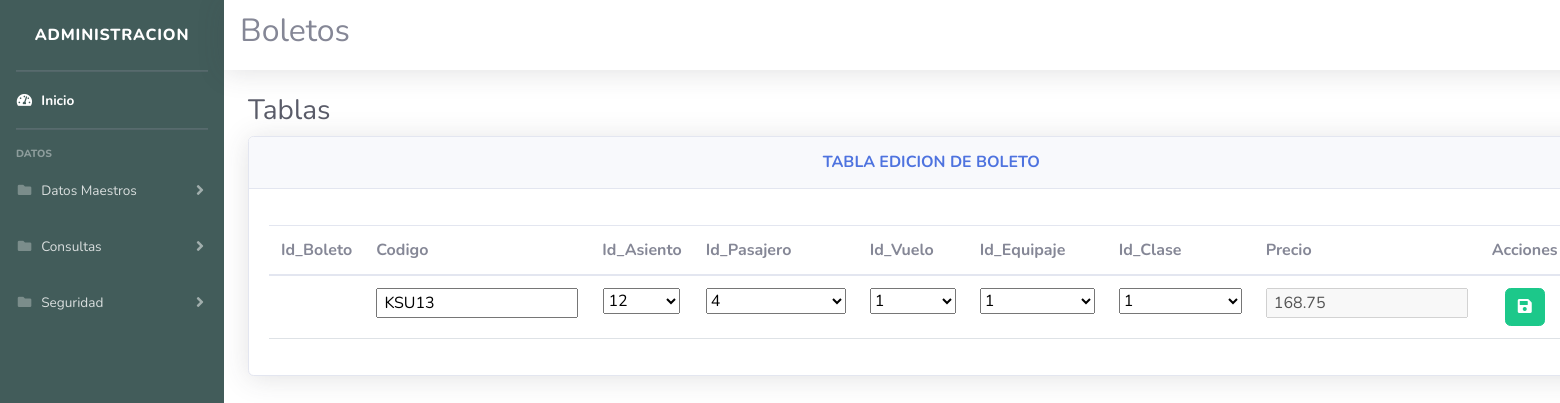
The app's page /Procesos/ProcesoBoleto/actualizarBoleto.php?id=4 with its own data.
### tables this page shows
CREATE TABLE `boleto` (
  `Id_Boleto` int(10) NOT NULL,
  `Codigo` varchar(50) NOT NULL,
  `Id_Asiento` varchar(100) NOT NULL,
  `Id_Pasajero` int(10) NOT NULL,
  `Id_Vuelo` int(10) NOT NULL,
  `Id_Equipaje` int(11) NOT NULL,
  `Id_Clase` int(11) NOT NULL,
  `Precio` varchar(100) NOT NULL,
  `Estado` int(1) NOT NULL
);

### Procesos/ProcesoBoleto/actualizarBoleto.php (the view, shortened to what this page needs)
<!DOCTYPE html>
<html lang="en">
<head>
    <link href="https://cdn.jsdelivr.net/npm/bootstrap@5.1.3/dist/css/bootstrap.min.css" rel="stylesheet">
    <link href="../../style/cuerpo/Dashboard-2.min.css" rel="stylesheet">
    <link href="../../style/cuerpo/dashboard.css" rel="stylesheet">
    <link href="../../style/Dashboard/fontawesome-free/css/all.min.css" rel="stylesheet" type="text/css">
</head>
<body id="page-top">
    <div id="wrapper">
        <ul class="navbar-nav color sidebar sidebar-dark accordion" id="accordionSidebar">
            <a class="sidebar-brand d-flex align-items-center justify-content-center" href="../principaladmin.php">
                <div class="sidebar-brand-text mx-3">Administracion</div>
            </a>
            <hr class="sidebar-divider my-0">
            <li class="nav-item active">
                <a class="nav-link" href="../principaladmin.php">
                    <i class="fas fa-fw fa-tachometer-alt"></i>
                    <span>Inicio</span>
                </a>
            </li>
            <hr class="sidebar-divider">
            <div class="sidebar-heading">
                Datos
            </div>
            <li class="nav-item">
                <a class="nav-link collapsed" href="#" data-toggle="collapse" data-target="#collapsePages1"
                    aria-expanded="true" aria-controls="collapsePages">
                    <i class="fas fa-fw fa-folder"></i>
                    <span>Datos Maestros</span>
                </a>
            </li>
            <li class="nav-item">
                <a class="nav-link collapsed" href="#" data-toggle="collapse" data-target="#collapsePages3"
                    aria-expanded="true" aria-controls="collapsePages">
                    <i class="fas fa-fw fa-folder"></i>
                    <span>Consultas</span>
                </a>
            </li>
            <li class="nav-item">
                <a class="nav-link collapsed" href="#" data-toggle="collapse" data-target="#collapsePages4"
                    aria-expanded="true" aria-controls="collapsePages">
                    <i class="fas fa-fw fa-folder"></i>
                    <span>Seguridad</span>
                </a>
            </li>
        </ul>
        <div id="content">
                <nav class="navbar navbar-expand navbar-light bg-white topbar mb-4 static-top shadow">
                <h2>Boletos</h2>
                </nav>
                <div class="container-fluid">
                    <h1 class="h3 mb-2 text-gray-800">Tablas</h1>
                    <div class="card shadow mb-4">
                        <div class="card-header py-3">
                            <h6 class="m-0 font-weight-bold text-primary text-center">TABLA EDICION DE BOLETO</h6>
                        </div>
                        <div class="card-body">
                            <div class="table-responsive">
                                <table class="table table-bordered" id="dataTable" width="100%" cellspacing="0">
                                    <?php
                                         include "../../conexion.php";
                                         $query4=mysqli_query($conn, "SELECT Id_Lista, Numero_Asiento FROM listaasientos WHERE Estado='1'");
                                         $query2=mysqli_query($conn, "SELECT Id_Pasajero, Nombre FROM pasajero");
                                         $query3=mysqli_query($conn, "SELECT Id_Vuelo, Codigo FROM vuelo");
                                         $query5=mysqli_query($conn, "SELECT Id_Equipaje, Cantidad FROM equipaje");
                                         $query6=mysqli_query($conn, "SELECT Id_Clase, Tipo_Clase FROM clase");
                                            $Id=$_GET['id'];
                                            $query = mysqli_query($conn,"SELECT * FROM boleto WHERE Id_Boleto='$Id'")
                                            or die ('error: '.mysqli_error($conn));
                                            echo
                                            "
                                            <table class='table table-hover'>
                                            <thead>
                                            <tr>
                                            <th scope='col'>Id_Boleto</th>
                                            <th scope='col'>Codigo</th>
                                            <th scope='col'>Id_Asiento</th>
                                            <th scope='col'>Id_Pasajero</th>
                                            <th scope='col'>Id_Vuelo</th>
                                            <th scope='col'>Id_Equipaje</th>
                                            <th scope='col'>Id_Clase</th>
                                            <th scope='col'>Precio</th>
                                            <th scope='col'>Acciones</th>
                                        </tr>
                                            </thead>
                                        <tbody class='text-center'>
                                            ";
                                            while ($data = mysqli_fetch_assoc($query))
                                            {
                                                echo
                                                "
                                                    <tr>
                                                        <form action='procesarActualizar.php' method='POST'>
                                                            <td><input type='hidden' value=' $data[Id_Boleto]'name='id' ></td>
                                                            <td><input type='text'  value=' $data[Codigo]'   name='codigo' ></td>
                                                            <td><select name='estado' id='aeronave'>
                                                            <option option value='$data[Id_Asiento]'>$data[Id_Asiento]</option>
                                                                "; while($datos = mysqli_fetch_array($query4))
                                                                {
                                                                    echo "<option value=' $datos[Id_Lista]'>$datos[Id_Lista]  $datos[Numero_Asiento] </option>
                                                            ";
                                                                }
                                                            echo"
                                                            </select></td>
                                                            <td><select name='estado2' id='pasajero'>
                                                            <option option value='$data[Id_Pasajero]'>$data[Id_Pasajero]</option>
                                                                "; while($datos = mysqli_fetch_array($query2))
                                                                {
                                                                    echo "<option value=' $datos[Id_Pasajero]'>$datos[Id_Pasajero] $datos[Nombre] </option>
                                                            ";
                                                                }
                                                            echo"
                                                            </select></td>
                                                            <td><select name='estado3' id='vuelo'>
                                                            <option option value='$data[Id_Vuelo]'>$data[Id_Vuelo]</option>
                                                                "; while($datos = mysqli_fetch_array($query3))
                                                                {
                                                                    echo "<option value=' $datos[Id_Vuelo]'>$datos[Id_Vuelo] $datos[Codigo] </option>
                                                            ";
                                                                }
                                                            echo"
                                                            </select></td>
                                                            <td><select name='estado5' id='vuelo'>
                                                            <option option value='$data[Id_Equipaje]'>$data[Id_Equipaje]</option>
                                                                "; while($datos = mysqli_fetch_array($query5))
                                                                {
                                                                    echo "<option value=' $datos[Id_Equipaje]'>$datos[Id_Equipaje] Cantidad $datos[Cantidad] </option>
                                                            ";
                                                                }
                                                            echo"
                                                            </select></td>
                                                            <td><select name='estado6' id='vuelo'>
                                                            <option option value='$data[Id_Clase]'>$data[Id_Clase]</option>
                                                                "; while($datos = mysqli_fetch_array($query6))
                                                                {
                                                                    echo "<option value=' $datos[Id_Clase]'>$datos[Tipo_Clase] </option>
                                                            ";
                                                                }
                                                            echo"
                                                            </select></td>
                                                            <td><input type='text' disabled='true' value=' $data[Precio]'name='precio'></td>
                                                            <td> <button class='btn btn-success' type='submit' ><i class='fas fa-save'></i></button>
                                                            </td>
                                                            <td><input type='hidden'  value='$data[Id_Asiento]' name='asientoanterior' ></td>
                                                        </form>
                                                    </tr>
                                                ";
                                            }
                                            echo
                                            "
                                                </tbody>
                                                </table>
                                            ";
                                    ?>
                                </table>
                            </div>
                        </div>
                    </div>
                </div>
            </div>
        </div>
</body>
</html>

### style/cuerpo/dashboard.css (style rules this page uses)
.color { background: #425c5a; }

### records on screen
boleto: codigo "KSU13", estado "12", estado2 "4", estado3 "1", estado5 "1", estado6 "1", precio "168.75"
